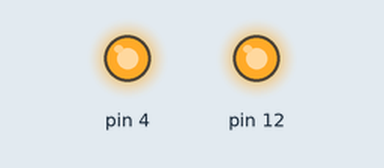
This sketch was run on a simulated Arduino Uno, built with avr-gcc and run on an emulated ATmega328P. Shown: output pins drawn as LEDs (lit = HIGH).

Above: at 0.1 s.
Timing chart, 0 to 1.6 s (numbered marks = the images above):
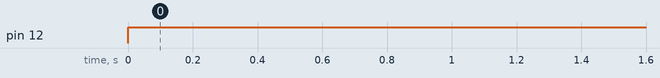

The sketch:

tilt.ino
```cpp
void setup() {
  Serial.begin(9600);
  pinMode(12, OUTPUT);
  pinMode(4, OUTPUT);
  digitalWrite(4, HIGH);

}

void loop() {
  int pin2 = digitalRead(4);
  if (pin2 ==HIGH){
    digitalWrite(12, HIGH);
  }
  else(digitalWrite(12, LOW));

}
```

Measured:
- by itself, pin 12: LOW → HIGH at 0.00 s
